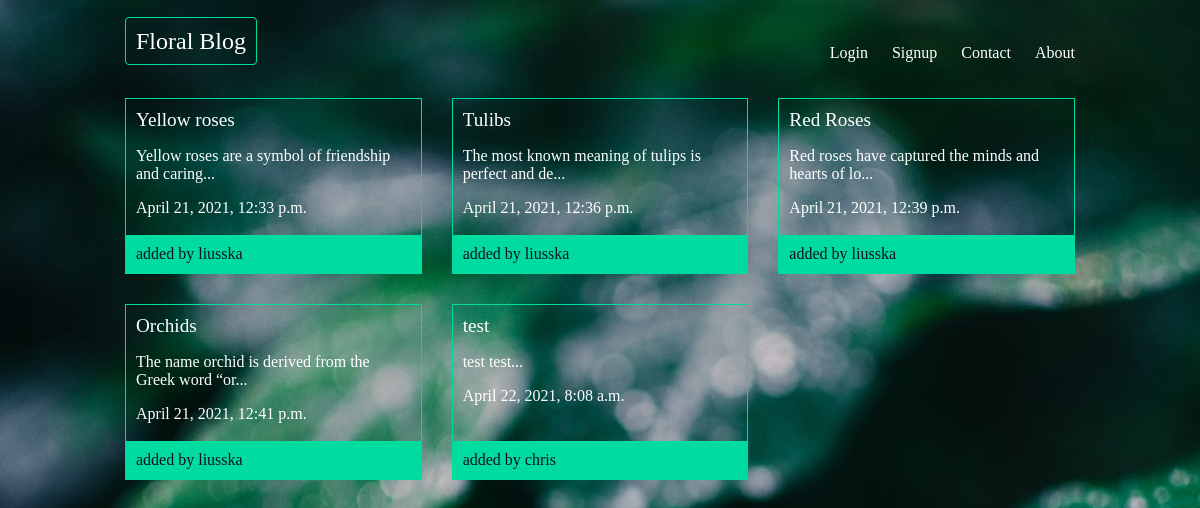
The page /articles/ on the database as committed earlier.
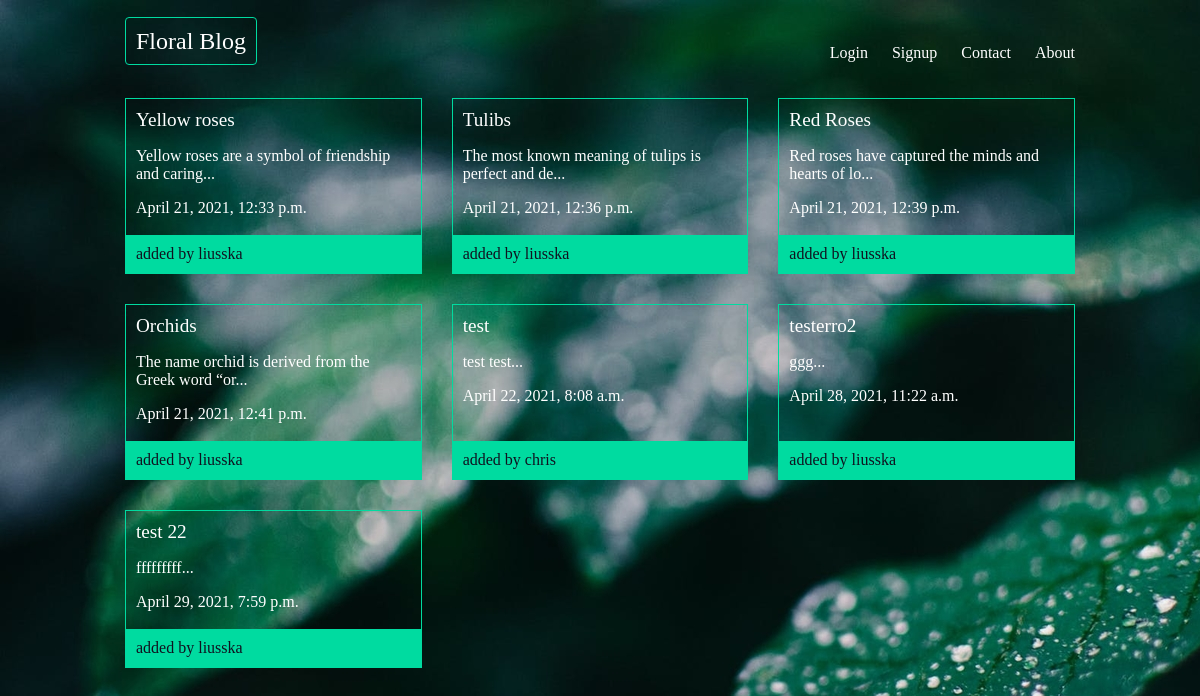
The same page on the database as committed later.
### articles/models.py (models this page shows, shortened)
class Article(models.Model):
    title = models.CharField(max_length=100)
    slug = models.SlugField()
    body = models.TextField()
    date = models.DateTimeField(auto_now_add=True)
    thumb = models.ImageField(default='default.jpg', blank=True)
    author = models.ForeignKey(User, default=None, on_delete=models.CASCADE)
    def snippet(self):
        return self.body[:50] + '...'

### articles/views.py (the view)
def article_list(request):
    articles = Article.objects.all().order_by('date')
    return render(request, 'articles/article_list.html', {'articles': articles})

### articles/templates/articles/article_list.html
{% extends 'base_layout.html' %}
{% block content %}
    <div class="articles">
    {% for article in articles %}
        <div class="article">
            <h2><a href="{% url 'articles:detail' slug=article.slug %}"> {{ article.title }} </a></h2>
            <p>{{ article.snippet }}</p>
            <p>{{ article.date }}</p>
            <p class="author">added by {{ article.author.username }}</p>
        </div>
    {% endfor %}
    </div>
{% endblock %}

### templates/base_layout.html (shortened to what this page needs)
{% load static %}
<!DOCTYPE html>
<html lang="en">
<head>
    <link rel="stylesheet" href="{% static 'styles.css' %}">
</head>
<body>
  <header class="wrapper">
  <h2><a href="{% url 'home' %}" class="home">Floral Blog</a></h2>
      <nav>
        <ul>
            {% if user.is_authenticated %}
          <li>
            <form class="logout-link" action="{% url 'accounts:logout' %}" method="post">
              {% csrf_token %}
              <button type="submit">Logout</button>
            </form>
          </li>
          <li><a href="{% url 'articles:create' %}" class="highlight">New article</a></li>
            {% else %}
                <li><a href="{% url 'accounts:login' %}">Login</a></li>
                <li><a href="{% url 'accounts:signup' %}">Signup</a></li>
            {% endif %}
        <li><a href="{% url 'contact:contact' %}">Contact</a></li>
        <li><a href="{% url 'about' %}">About</a></li>
        </ul>
      </nav>
     </header>
    <div class="wrapper">
    {% block content %}
    {% endblock %}
    </div>
</body>
</html>

### assets/styles.css (style rules this page uses)
body { background-color: #004055; background-image: url("woods2.jpg"); background-repeat: no-repeat; color: #fff; }
body * { font-family: "Gill Sans MT"; }
h1, h2, h3, h4, h5 { font-weight: normal; margin: 0; }
a, a:hover, a:visited { color: #fff; text-decoration: none; }
.wrapper { max-width: 950px; margin: 0 auto; }
header { display: grid; grid-template-columns: 1fr 1fr; padding: 20px 0; }
nav { justify-self: end; }
nav li { display: inline-block; list-style-type: none; margin-left: 20px; }
.articles { display: grid; grid-template-columns: 1fr 1fr 1fr; grid-gap: 30px; }
.article { padding: 10px; border: 1px solid #00dba0; position: relative; padding-bottom: 40px; }
.article h2 { font-size: 1.2em; }
.article .author { padding: 10px; background: #00dba0; position: absolute; right: 0; bottom: 0; margin: 0; left: 0; color: #0f121f; }
a.home { border: 1px solid #00dba0; padding: 10px; border-radius: 4px; color: #ffffff; }

Rows that differ between the two databases and show on the page:
added Article: title "testerro2", snippet "ggg...", date "April 28, 2021, 11:22 a.m.", author.username "liusska"
added Article: title "test 22", snippet "fffffffff...", date "April 29, 2021, 7:59 p.m.", author.username "liusska"
